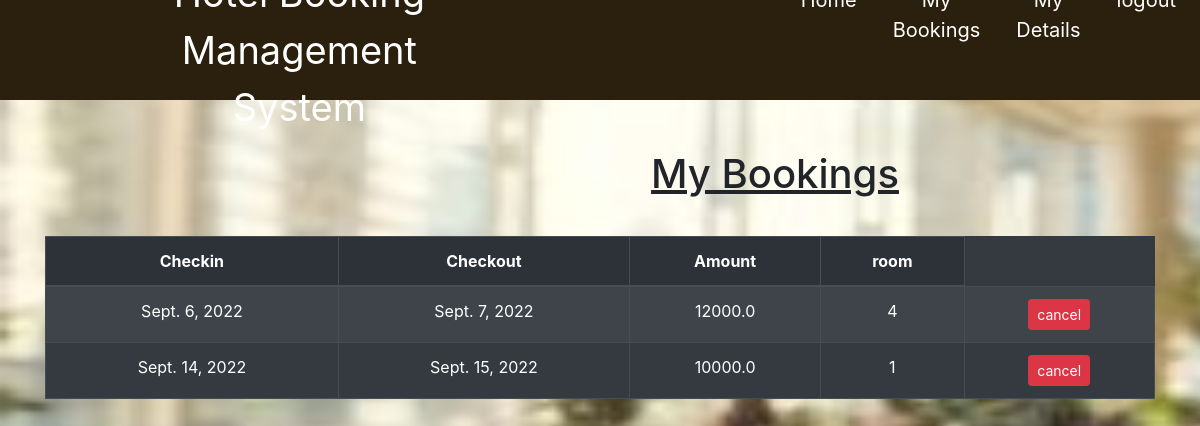
The page /user/viewmybooking/ (signed in) on the database its author committed.
### user/models.py (models this page shows)
class Book(models.Model):
    checkin= models.DateField()
    checkout=models.DateField()
    amount=models.FloatField()
    customer= models.ForeignKey(to=CustomerDetails,on_delete=models.CASCADE)
    room= models.ForeignKey(to=AddRoom,on_delete=models.CASCADE)

### user/views.py (the view)
# urls.py: path('viewmybooking/',view_mybookings,name='view_mybookings'),
def view_mybookings(request):
    obj=CustomerDetails.objects.get(user=request.user)
    obj2=Book.objects.filter(customer=obj)
    return render(request,'user/view_mybookings.html',context={'i':obj2})

### user/templates/user/view_mybookings.html
{% extends 'user/shared/base.html' %}
{% block content %}
{% load static %}
<body style="background-image: url({% static 'images/bg2.jpg' %}); background-repeat:no-repeat;
background-size:1800px 800px; text-align:center;">
<u><h1 style="padding-top: 50px; padding-left: 350px;">My Bookings</h1></u>
<div style="padding-top: 30px;">
<table class="table  table-hover table-striped table-bordered table-dark"  >
    <thead>
        <tr class="table-active">
            <th>Checkin </th>
            <th>Checkout</th>
            <th>Amount</th>
            <th>room</th>
        </tr>
    </thead>
    <tbody>
        {% for j in  i %}
            <tr>
                <td>{{j.checkin}}</td>
                <td>{{j.checkout}} </td>
                <td>{{j.amount}}</td>
                <td>{{j.room_id}}</td>
                <td>
                 <a href="{% url 'cancel_booking' id=j.id %}" class="btn btn-danger btn-sm">cancel</a>
                 </td>
            </tr>
        {% endfor %}
    </tbody>
</table>
</body>
{% endblock content %}

### rows shown on the page
Book: checkin "Sept. 6, 2022", checkout "Sept. 7, 2022", amount "12000.0", room_id "4"
Book: checkin "Sept. 14, 2022", checkout "Sept. 15, 2022", amount "10000.0", room_id "1"
